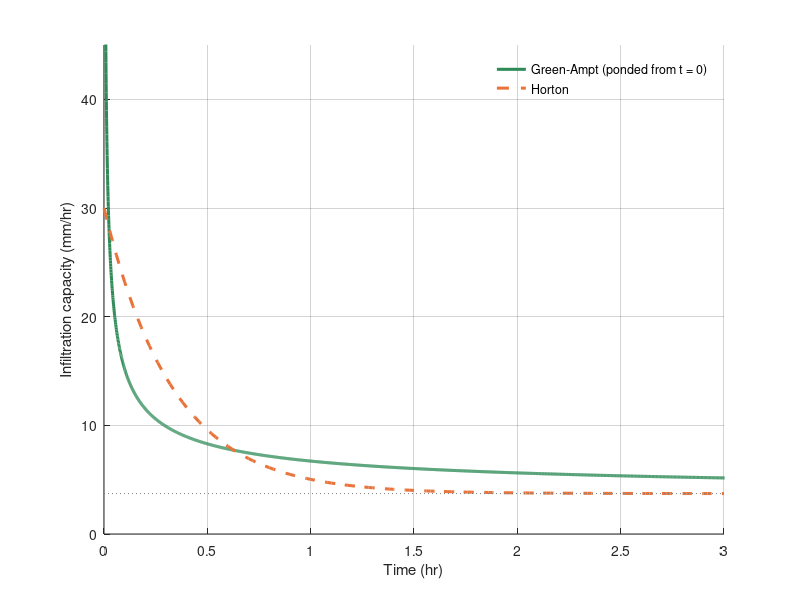

The MATLAB script that drew this image:
% Green–Ampt vs Horton infiltration capacity
% Chapter 7 draft; parameters from the chapter author (Figures_4_5_6_and_Table1_2026_10_02.xlsx, GreenAmpt sheet)
% Run: run green_ampt_vs_horton.m -> figure_matlab.png (MATLAB or GNU Octave)
clear; close all;
% Silty clay, Campbell parameters (GreenAmpt sheet). Units: mm and hours.
phi = 0.492; theta_i = 0.37; Ks = 3.72; psi_f = 70; r = 10;
f0 = 30; fc = Ks; beta = 3;
dtheta = phi - theta_i; dt = 0.02; t = 0:dt:3;
I = zeros(size(t)); ipot = zeros(size(t)); iact = zeros(size(t));
for k = 1:numel(t)
  if I(k) > 0, ipot(k) = Ks * (1 + psi_f * dtheta / I(k)); else, ipot(k) = Inf; end
  iact(k) = min(r, ipot(k));
  if k < numel(t), I(k + 1) = I(k) + iact(k) * dt; end
end
horton = fc + (f0 - fc) * exp(-beta * t);

A = psi_f * dtheta;
Fp = linspace(1e-3, 80, 4000); tp = (Fp - A * log(1 + Fp / A)) / Ks; fg = Ks * (1 + A ./ Fp);
figure('Visible', 'off', 'Position', [100 100 750 480], 'Color', 'w'); hold on;
h1 = plot(tp, fg, '-', 'Color', [0.18 0.545 0.341], 'LineWidth', 2.2);
h2 = plot(t, horton, '--', 'Color', [0.91 0.455 0.231], 'LineWidth', 2.2);
plot([0 3], [Ks Ks], ':', 'Color', [0.5 0.5 0.5]);
xlim([0 3]); ylim([0 45]); xlabel('Time (hr)'); ylabel('Infiltration capacity (mm/hr)');
legend([h1 h2], {'Green-Ampt (ponded from t = 0)', 'Horton'}, 'Location', 'northeast'); legend boxoff;
box off; grid on; set(gca, 'GridAlpha', 0.2);
print('-dpng', '-r150', 'figure_matlab.png');
